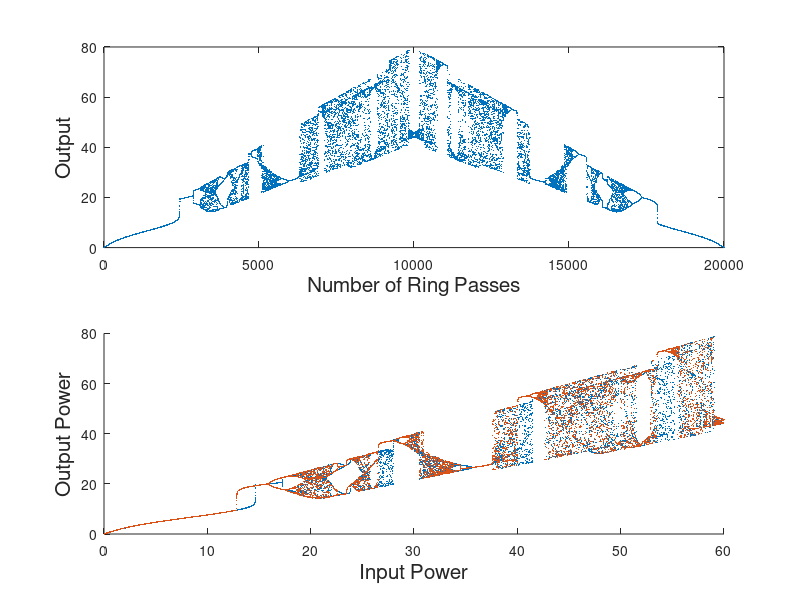

Source code (MATLAB):
% Program_05c - Bifurcation Diagram for a Nonlinear Optical Resonator.
% Chapter 5 - Electromagnetic Waves and Optical Resonators.
% Copyright Birkhauser 2025. Stephen Lynch.

% Bifurcation diagram for a simple fiber resonator (Figures 5.13 & 5.16(a)).
clear
halfN=9999;N=2*halfN+1;N1=1+halfN;
format long;E1=zeros(1,N);E2=zeros(1,N);
Esqr=zeros(1,N);Esqr1=zeros(1,N);ptsup=zeros(1,N);
C=0.345913;
E1(1)=0;kappa=0.0225;Pmax=60;phi=0;

% Ramp the power up
for n=1:halfN
    E2(n+1)=E1(n)*exp(1i*(C*abs(E1(n))^2-phi));
    E1(n+1)=1i*sqrt(1-kappa)*sqrt(n*Pmax/N1)+sqrt(kappa)*E2(n+1);
    Esqr(n+1)=abs(E1(n+1))^2;
end

% Ramp the power down
for n=N1:N
    E2(n+1)=E1(n)*exp(1i*(C*abs(E1(n))^2-phi));
    E1(n+1)=1i*sqrt(1-kappa)*sqrt(2*Pmax-n*Pmax/N1)+sqrt(kappa)*E2(n+1);
    Esqr(n+1)=abs(E1(n+1))^2;
end

for n=1:halfN
    Esqr1(n)=Esqr(N+1-n);
    ptsup(n)=n*Pmax/N1;
end

% Plot the bifurcation diagrams
fsize=15;
subplot(2,1,1)
plot(Esqr(1:N),'.','MarkerSize',1)
xlabel('Number of Ring Passes','FontSize',fsize);
ylabel('Output','FontSize',fsize);

subplot(2,1,2)
hold on
plot(ptsup(1:halfN),Esqr(1:halfN),'.','MarkerSize',1);
plot(ptsup(1:halfN),Esqr1(1:halfN),'.','MarkerSize',1);
xlabel('Input Power','FontSize',fsize);
ylabel('Output Power','FontSize',fsize);
hold off

% End of Program_05c.
